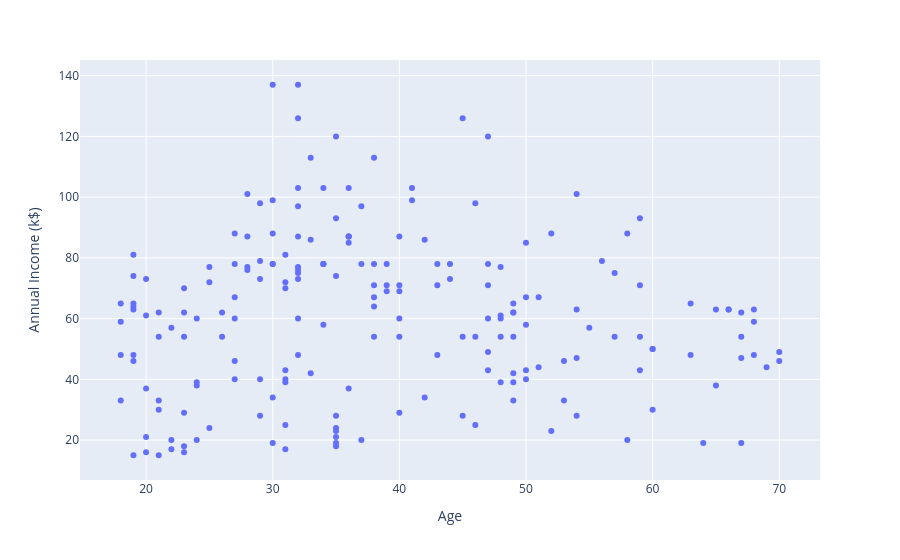

Notebook code cell kept with this figure:
### Code cell
px.scatter(df,x='Age',y='Annual Income (k$)').show()

### Figure 1 — Plotly figure (JSON) as saved in the notebook; plotly's stock layout.template omitted (floating-point values rounded to 4 significant figures; data arrays with more than 128 entries replaced by an {"elided": "..."} marker saying what was removed)
{"data": [{"hovertemplate": "Age=%{x}<br>Annual Income (k$)=%{y}<extra></extra>", "legendgroup": "", "marker": {"color": "#636efa", "symbol": "circle"}, "mode": "markers", "name": "", "orientation": "v", "showlegend": false, "type": "scatter", "x": {"elided": "200 int values"}, "xaxis": "x", "y": {"elided": "200 int values"}, "yaxis": "y"}], "layout": {"legend": {"tracegroupgap": 0}, "margin": {"t": 60}, "xaxis": {"anchor": "y", "domain": [0, 1], "title": {"text": "Age"}}, "yaxis": {"anchor": "x", "domain": [0, 1], "title": {"text": "Annual Income (k$)"}}}}
